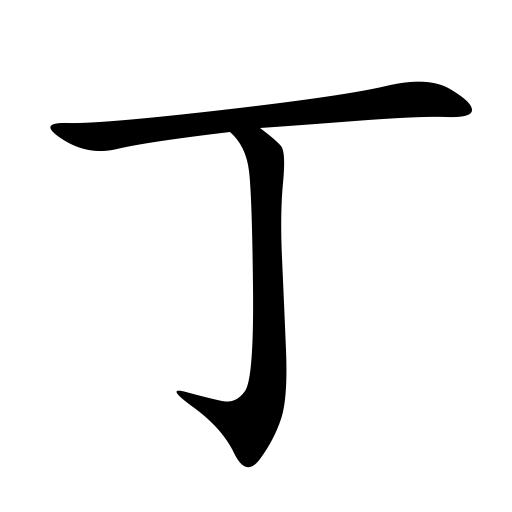
#> input picture test_images/0001ding.jpg, 512 x 512 px
$ python -i Functions.py   (imports and definitions only)   (older library calls are emulated)
#> lines starting #> are read from the running program, lines starting #| are printed output that depends on the picture; after the words box and inside, x2 and y2 are one past the last pixel; in counts of white or black regions, pixels touching at a corner belong together
import cv2
import math
import numpy as np
from math import sin, cos, sqrt
from skimage.measure import compare_ssim as ssim
from skimage.morphology import skeletonize
from PyQt5.QtCore import *
from PyQt5.QtGui import *
from PyQt5.QtWidgets import *


def get_3_point_water_radical_img(img_obj, threshold=1.0 / 3.5):
    if img_obj is None:
        print("img obj is none")
        return

    bk = createBlankGrayscaleImageWithSize(img_obj.shape)
    # get all connected radicals
    all_connected_radicals = getConnectedComponentsOfGrayScale(img_obj)
    for rad in all_connected_radicals:
        rect = getSingleMaxBoundingBoxOfImage(rad)
        if rect[2] <= 10 and rect[3] <= 10:
            continue
        if rect[2] > img_obj.shape[0] * 0.9 and rect[3] > img_obj.shape[1] * 0.9:
            continue

        cent_x = rect[0] + int(rect[2] / 2)
        if cent_x <= threshold * img_obj.shape[1]:
            for x in range(rad.shape[0]):
                for y in range(rad.shape[1]):
                    if rad[x][y] == 0:
                        bk[x][y] = 0
    return bk


# [792 lines left out: functions drawline, prettyXml, removeShortBranchesOfSkeleton, getPointsOnSkeletonSegmentation, erasePointsOfSkeleton, resizeImages and 22 more, not called in this run]


def getConnectedComponentsOfGrayScale(graysacle, threshold_value=127, connectivity=4):
    """
    Get the connected components of character from grayscale with Labeling algorithm.
    :param graysacle: Grayscale image
    :param threshold_value: threshold to binary image.
    :param connectivity: (4, or 8)
    :return: connected components of grayscale.

    """
    _, img_bit = cv2.threshold(graysacle.copy(), threshold_value, 255, cv2.THRESH_BINARY)

    img_bit = cv2.bitwise_not(img_bit)
    num_labels, labels, stats, _ = cv2.connectedComponentsWithStats(img_bit, connectivity)
    components = []
    if num_labels == 0:
        return components

    for i in range(1, num_labels):
        mask = labels == i
        mask = np.uint8(mask)
        fig = getFigFromMask(graysacle, mask)
        components.append(fig)

    return components


# [726 lines left out: functions getFigFromMask, getConnectedComponents, getContourOfImage, getSkeletonOfImage, removeBreakPointsOfContour, getNumberOfValidPixels and 12 more, not called in this run]


def reparameterize(bezier, points, parameters):
    return [newtonRaphsonRootFind(bezier, point, u) for point, u in zip(points, parameters)]


# [47 lines left out: functions newtonRaphsonRootFind, chordLengthParameterize, computeMaxError, not called in this run]


def normalize(v):
    return v / np.linalg.norm(v)


# evaluates cubic bezier at t, return point
def q(ctrlPoly, t):
    return (1.0 - t) ** 3 * ctrlPoly[0] + 3 * (1.0 - t) ** 2 * t * ctrlPoly[1] + 3 * (1.0 - t) * t ** 2 * ctrlPoly[
        2] + t ** 3 * ctrlPoly[3]


# evaluates cubic bezier first derivative at t, return point
def qprime(ctrlPoly, t):
    return 3 * (1.0 - t) ** 2 * (ctrlPoly[1] - ctrlPoly[0]) + 6 * (1.0 - t) * t * (
                ctrlPoly[2] - ctrlPoly[1]) + 3 * t ** 2 * (ctrlPoly[3] - ctrlPoly[2])


# evaluates cubic bezier second derivative at t, return point
def qprimeprime(ctrlPoly, t):
    return 6 * (1.0 - t) * (ctrlPoly[2] - 2 * ctrlPoly[1] + ctrlPoly[0]) + 6 * (t) * (
                ctrlPoly[3] - 2 * ctrlPoly[2] + ctrlPoly[1])


# [237 lines left out: functions getCenterOfRectangles, combineRectangles, rgb2qimage, addBackgroundImage, image_segment_with_net, createBackgound and 3 more, not called in this run]


def createBlankGrayscaleImageWithSize(size):
    """
    Create blank grayscale image based on the reference image shape.
    :param image:
    :return:
    """

    img = np.ones(size) * 255
    img = np.array(img, dtype=np.uint8)

    return img


# [657 lines left out: functions createBlankRGBImage, creatBlankRGBImageWithSize, merge_corner_lines_to_point, getLinePoints, getBreakPointsFromContour, merge_corner_lines_to_point and 15 more, not called in this run]

>>> import cv2
>>> picture = cv2.cvtColor(cv2.imread('../test_images/0001ding.jpg'), cv2.COLOR_BGR2RGB)
#> picture is the input picture: shape (512, 512, 3); min 0, max 255, mean 231.9
>>> result = get_3_point_water_radical_img(picture)
#> in getConnectedComponentsOfGrayScale, `_, img_bit = cv2.threshold(graysacle.copy(), threshold_value, 255, cv2..`:
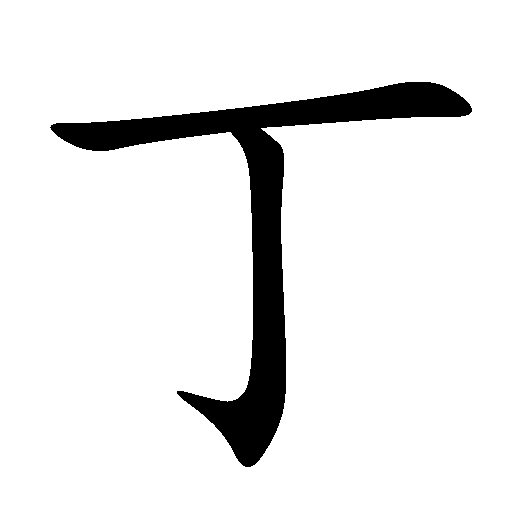
#> img_bit: shape (512, 512, 3); 91% white; 1 black region, box (x1, y1, x2, y2) and area: (50, 82, 472, 467) 23718
#> (the run stopped early here; a loop or call above may not have finished)

$ run again, on test_images/0034串.jpg
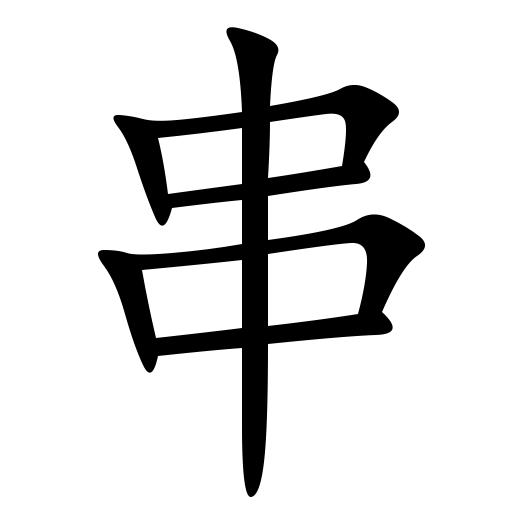
#> input picture test_images/0034串.jpg, 512 x 512 px
#> picture is the input picture: shape (512, 512, 3); min 0, max 255, mean 218
#> in getConnectedComponentsOfGrayScale, `_, img_bit = cv2.threshold(graysacle.copy(), threshold_value, 255, cv2..`:
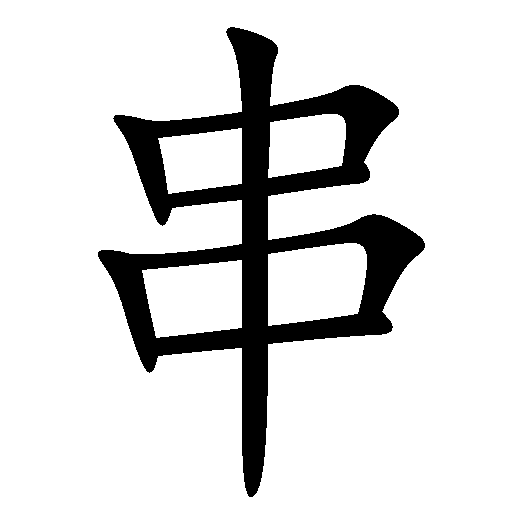
#> img_bit: shape (512, 512, 3); 85.5% white; 1 black region, box (x1, y1, x2, y2) and area: (98, 27, 425, 497) 38056

$ run again, on test_images/0059乘.jpg
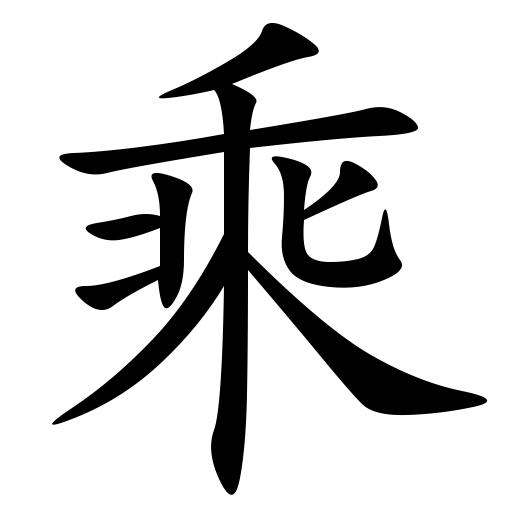
#> input picture test_images/0059乘.jpg, 512 x 512 px
#> picture is the input picture: shape (512, 512, 3); min 0, max 255, mean 208.8
#> in getConnectedComponentsOfGrayScale, `_, img_bit = cv2.threshold(graysacle.copy(), threshold_value, 255, cv2..`:
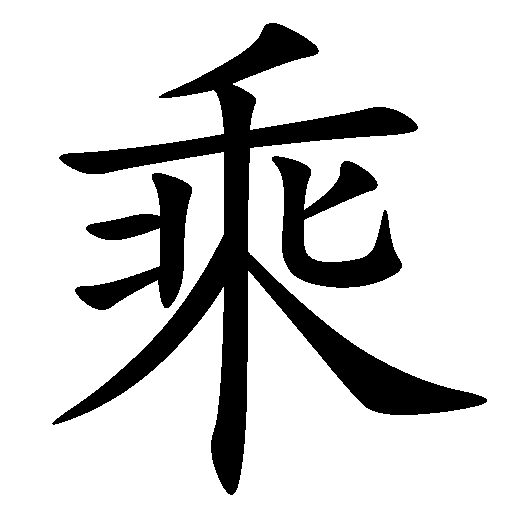
#> img_bit: shape (512, 512, 3); 81.9% white; 3 black regions, box (x1, y1, x2, y2) and area: (52, 23, 487, 495) 33958, (272, 156, 402, 288) 7322, (75, 173, 192, 310) 6173

$ run again, on test_images/0098亩.jpg
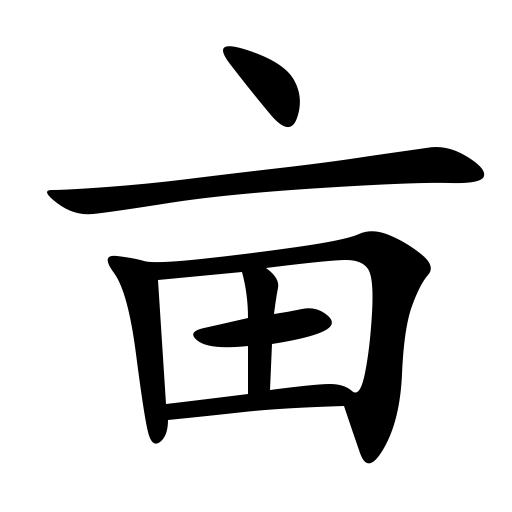
#> input picture test_images/0098亩.jpg, 512 x 512 px
#> picture is the input picture: shape (512, 512, 3); min 0, max 255, mean 214.3
#> in getConnectedComponentsOfGrayScale, `_, img_bit = cv2.threshold(graysacle.copy(), threshold_value, 255, cv2..`:
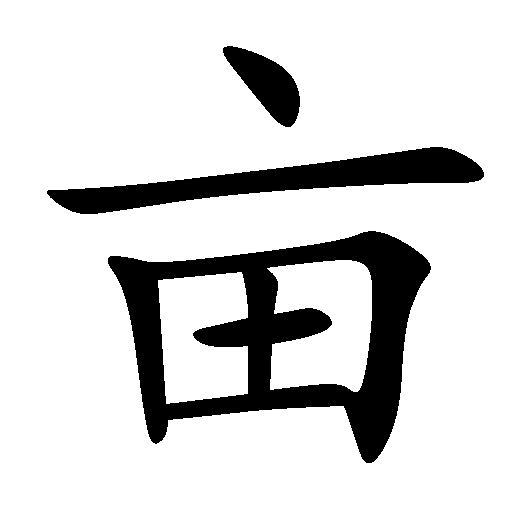
#> img_bit: shape (512, 512, 3); 84% white; 3 black regions, box (x1, y1, x2, y2) and area: (108, 231, 431, 463) 27909, (47, 147, 484, 214) 10849, (223, 46, 300, 127) 3102
